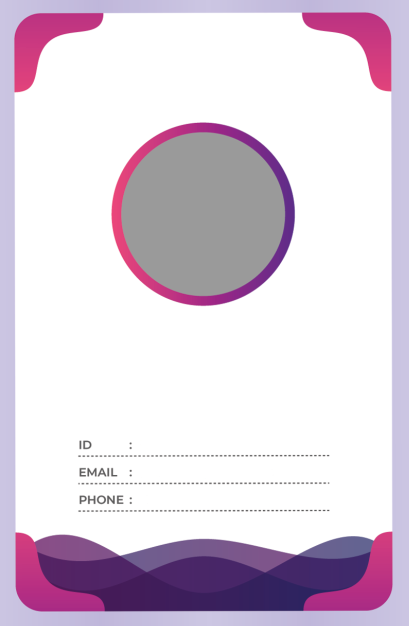
#> input picture sample/sample7/template.png, 817 x 1252 px, found by its file name (shown at 1/2 size)
$ python main.py
#> lines starting #> are read from the running program, lines starting #| are printed output that depends on the picture
from PIL import Image, ImageDraw, ImageFont

# Load the ID card template
template = Image.open(r"D:\ID card generator\ID-card-generator-csproject\sample\sample7\template.png")
#> template is the input picture: PIL image 817x1252 RGBA; mean R, G, B, A 221.4, 209.3, 222.8, 255
draw = ImageDraw.Draw(template)

# Function to add personal information
font = ImageFont.truetype('arial.ttf', size=260)
def add_info(template, text, position, font, fill_color):
    draw = ImageDraw.Draw(template)
    draw.text(position, text, fill=fill_color, font=font)

# Add text
font = ImageFont.load_default()  # You can choose a different font if desired
add_info(template, "Name: John Doe", (290, 850), font, (0, 0, 0, 0))
add_info(template, "ID: 12345", (290, 983), font, (0, 0, 0, 0))


# Add a photo
photo = Image.open(r"D:\ID card generator\ID-card-generator-csproject\sample\sample7\photos\1.png")
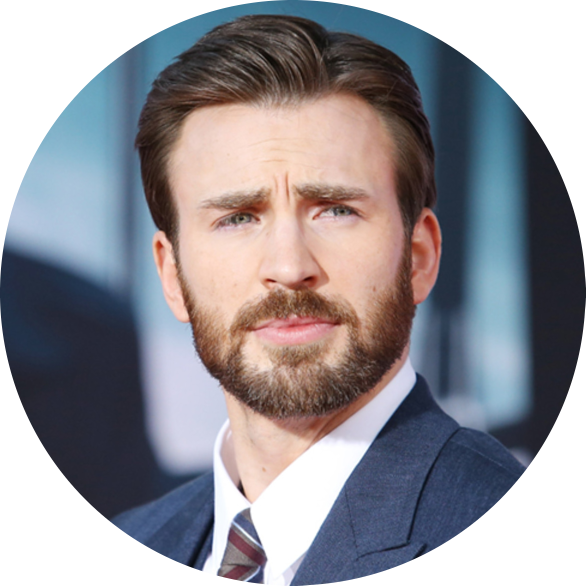
#> input picture sample/sample7/photos/1.png, 1171 x 1171 px, found by its file name (shown at 1/2 size)
#> photo is the input picture: PIL image 1171x1171 RGBA; mean R, G, B, A 93.1, 91.4, 97.6, 200.3
template = template.convert("RGBA")
photo = photo.convert("RGBA")
new_photo = photo.resize((250,250))
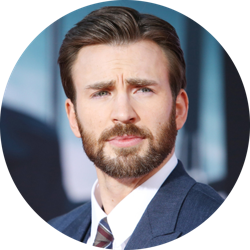
#> new_photo: PIL image 250x250 RGBA; mean R, G, B, A 93.5, 92, 98.3, 200.3; transparent parts drawn white
template.paste(new_photo, (284,311))
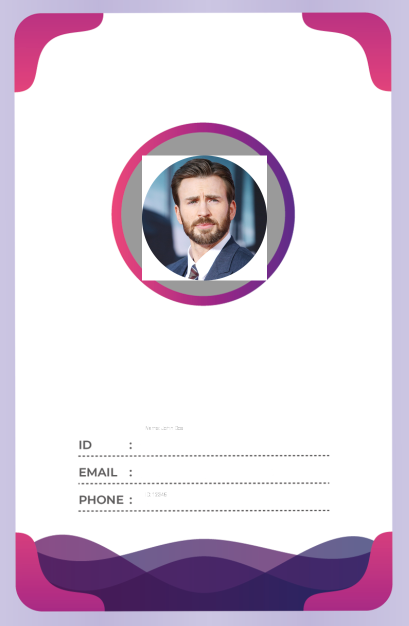
#> template: PIL image 817x1252 RGBA (shown at 1/2 size); mean R, G, B, A 217.7, 205.5, 219.4, 251.6; transparent parts drawn white

# Save the generated ID card
template.save(r"D:\ID card generator\ID-card-generator-csproject\sample\sample7\cards\generated_id_card16.png")
